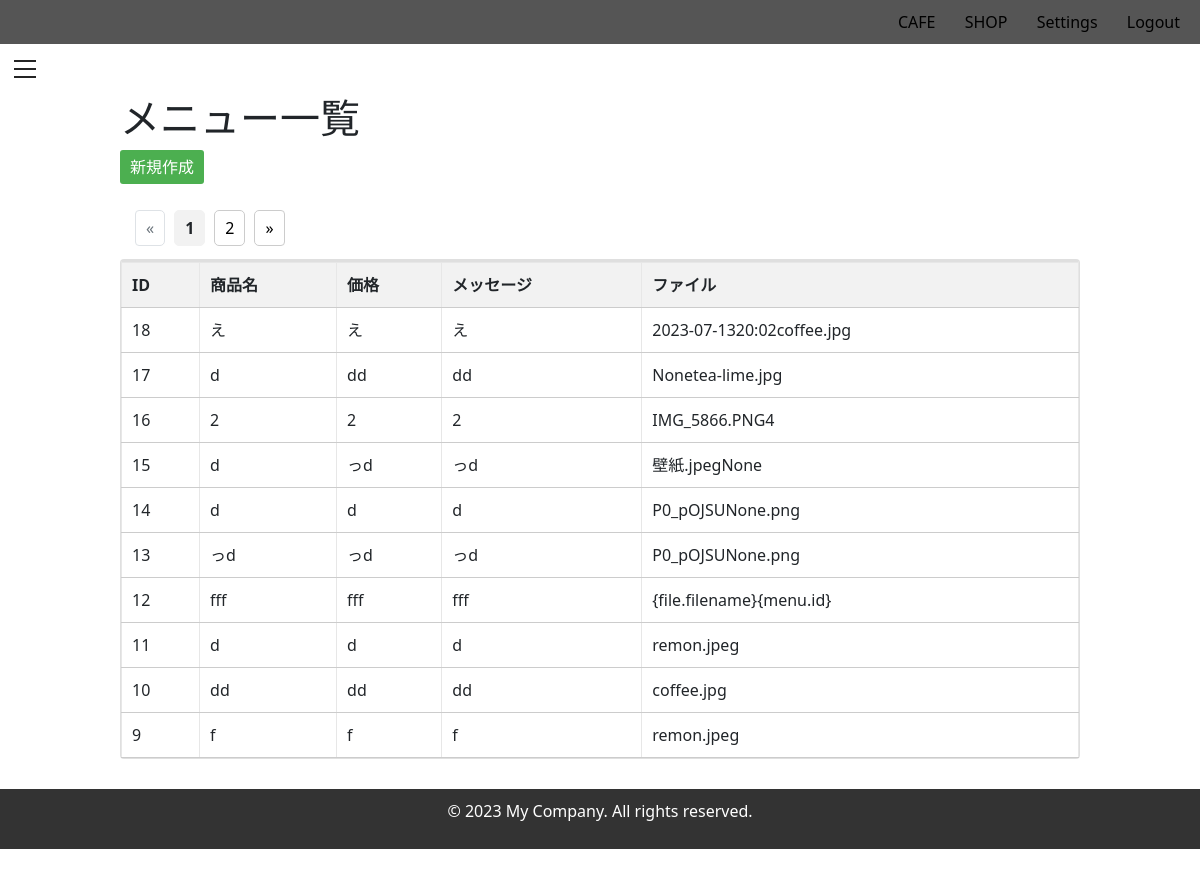
The page /setting/cafe/menu/list on the database as committed earlier.
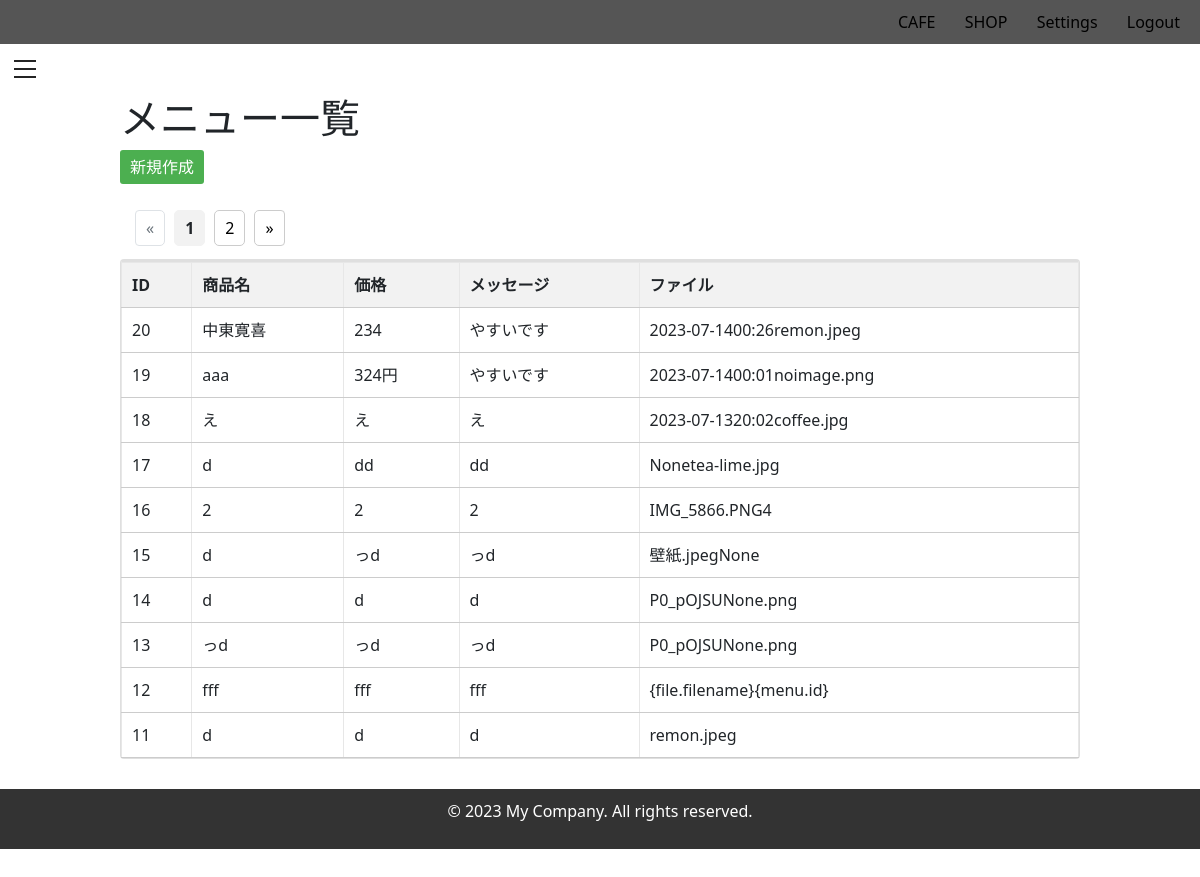
The same page on the database as committed later.
### models.py (models this page shows)
class Menu(db.Model):
  __tablename__ = 'Menu'
  id = db.Column(db.Integer, primary_key=True)
  name = db.Column(db.Text)
  value = db.Column(db.Text)
  file_name = db.Column(db.Text)
  message = db.Column(db.Text)

### controllers/setting/cafe/menu.py (the view)
@app.route('/setting/cafe/menu/list')
def list():
  menus = Menu.query.order_by(Menu.id.desc()).all()
  page = int(request.args.get(get_page_parameter(), 1))
  per_page = 10
  pagination = Pagination(page=page, per_page=per_page, total=len(menus))
  start = (page - 1) * per_page
  end = start + per_page
  displayed_menu = menus[start:end]
  return render_template('setting/cafe/menu/list.html', menus=displayed_menu, pagination=pagination)

### templates/setting/cafe/menu/list.html (shortened to what this page needs)
{% extends 'setting/base.html' %}
{% block head %}
<link rel="stylesheet" type="text/css" href="{{ url_for('static', filename='css/setting.css') }}">
<link rel="stylesheet" type="text/css" href="{{ url_for('static', filename='css/setting/form.css') }}">
<link rel="stylesheet" type="text/css" href="{{ url_for('static', filename='css/setting/list.css') }}">
{% endblock %}
{% block content %}
  <h1>メニュー一覧</h1>
  <a href="#" class="new-button mb-3" id="new-button" onclick="enableNew(this)">新規作成</a>
  {{ pagination.links }}
  <link rel="stylesheet" type="text/css" href="{{ url_for('static', filename='css/setting/pagenation.css') }}">
  <div class="card">
    <table class="admin-table">
      <thead>
        <tr>
          <div class="card">
            <th>ID</th>
            <th>商品名</th>
            <th>価格</th>
            <th>メッセージ</th>
            <th>ファイル</th>
          </div>
        </tr>
      </thead>
      <tbody>
        {% for menu in menus %}
        <tr class="hoverable-row" onclick="location.href='/setting/cafe/menu/show/{{ menu.id }}';">
          <td>{{ menu.id }}</td>
          <td>{{ menu.name }}</td>
          <td>{{ menu.value }}</td>
          <td>{{ menu.message }}</td>
          <td>{{ menu.file_name }}</td>
        </tr>
        {% endfor %}
      </tbody>
    </table>
  </div>
{% endblock %}

### templates/setting/base.html (shortened to what this page needs)
<!DOCTYPE html>
<html>
<head>
  {% block head %}{% endblock %}
  <link rel="stylesheet" href="https://cdn.jsdelivr.net/npm/bootstrap@5.0.0/dist/css/bootstrap.min.css">
  <link rel="stylesheet" href="{{ url_for('static', filename='css/setting.css') }}">
</head>
<body>
  <header>
    <nav class="header-menu">
      <ul class="header-list">
        <li class="header-item">
          <a href="/cafe/" class="header-link">CAFE</a>
        </li>
        <li class="header-item">
          <a href="/shop/" class="header-link">SHOP</a>
        </li>
        <li class="header-item">
          <a href="#" class="header-link">Settings</a>
        </li>
        <li class="header-item">
          <a href="#" class="header-link">Logout</a>
        </li>
      </ul>
    </nav>
    <div class="side-menu">
      <button class="hamburger-menu" id="js-hamburger-menu">
        <span class="hamburger-menu__bar"></span>
        <span class="hamburger-menu__bar"></span>
        <span class="hamburger-menu__bar"></span>
      </button>
    </div>
  </header>
  <main>
    <div class="content">
    {% block content %}
    {% endblock %}
    </div>
  </main>
  <footer>
    <p>&copy; 2023 My Company. All rights reserved.</p>
  </footer>
</body>
</html>

### static/css/setting.css (style rules this page uses)
.header-menu .header-list { list-style-type: none; padding: 0; margin: 0; text-align: right; }
.header-item { display: inline-block; margin-left: 15px; }
.header-link { color: #000; text-decoration: none; }
.content { width: 80%; margin: 0 auto; margin-bottom: 30px; }
nav { background-color: #555; padding: 10px; z-index: 9999; }
nav ul { list-style-type: none; margin: 0; padding: 0; }
nav ul li { display: inline-block; margin-right: 10px; }
nav ul li a { color: #fff; text-decoration: none; }
footer { background-color: #333; color: #fff; padding: 10px; text-align: center; }
.side-menu { height: 50px; display: flex; justify-content: space-between; align-items: center; position: relative; }
.hamburger-menu { width: 50px; height: 50px; position: relative; border: none; background: transparent; appearance: none; padding: 0; cursor: pointer; }
.hamburger-menu__bar { display: inline-block; width: 44%; height: 2px; background: #242424; position: absolute; left: 50%; transform: translateX(-50%); transition: .5s; }
.hamburger-menu__bar:first-child { top: 16px; }
.hamburger-menu__bar:nth-child(2) { top: 24px; }
.hamburger-menu__bar:last-child { top: 32px; }

### static/css/setting/form.css (style rules this page uses)
.new-button { display: inline-block; padding: 5px 10px; text-decoration: none; background-color: #4caf50; color: #fff; border-radius: 3px; }

### static/css/setting/list.css (style rules this page uses)
.admin-table th { border: 1px solid #e7e7e7; padding: 8px; background-color: #f2f2f2; font-weight: bold; }
.admin-table td { border: 1px solid #e7e7e7; }
.admin-table { width: 100%; border-collapse: collapse; }
.admin-table th, .admin-table td { padding: 10px; text-align: left; border-bottom: 1px solid #ccc; }

### static/css/setting/pagenation.css (style rules this page uses)
.content nav { background-color: #fff; padding: 10px; z-index: 9999; }
.page-item.active .page-link { color: #212529; border-color: #f2f2f2; background-color: #f2f2f2; }
.pagination { list-style-type: none; display: flex; align-items: center; margin: 0 0 3px 0; }
.pagination li { margin: 0 5px; }
.pagination li.active a { font-weight: bold; }
.pagination li a { text-decoration: none; color: #000; padding: 5px 10px; border: 1px solid #ccc; border-radius: 5px; }

Rows that differ between the two databases and show on the page:
no longer on this page (row unchanged): Menu: id "10", name "dd", value "dd", message "dd", file_name "coffee.jpg"
no longer on this page (row unchanged): Menu: id "9", name "f", value "f", message "f", file_name "remon.jpeg"
added Menu: id "20", name "中東寛喜", value "234", message "やすいです", file_name "2023-07-1400:26remon.jpeg"
added Menu: id "19", name "aaa", value "324円", message "やすいです", file_name "2023-07-1400:01noimage.png"
